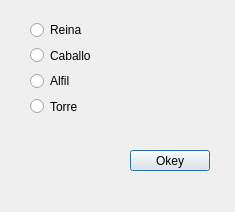
<?xml version="1.0" encoding="UTF-8"?>
<ui version="4.0">
 <class>elejirficha</class>
 <widget class="QDialog" name="elejirficha">
  <property name="geometry">
   <rect>
    <x>0</x>
    <y>0</y>
    <width>235</width>
    <height>212</height>
   </rect>
  </property>
  <property name="windowTitle">
   <string>Dialog</string>
  </property>
  <widget class="QPushButton" name="pushButton">
   <property name="geometry">
    <rect>
     <x>130</x>
     <y>150</y>
     <width>80</width>
     <height>21</height>
    </rect>
   </property>
   <property name="text">
    <string>Okey</string>
   </property>
  </widget>
  <widget class="QWidget" name="">
   <property name="geometry">
    <rect>
     <x>30</x>
     <y>20</y>
     <width>62</width>
     <height>96</height>
    </rect>
   </property>
   <layout class="QVBoxLayout" name="verticalLayout">
    <item>
     <widget class="QRadioButton" name="reina">
      <property name="text">
       <string>Reina</string>
      </property>
     </widget>
    </item>
    <item>
     <widget class="QRadioButton" name="caballo">
      <property name="text">
       <string>Caballo</string>
      </property>
     </widget>
    </item>
    <item>
     <widget class="QRadioButton" name="alfil">
      <property name="text">
       <string>Alfil</string>
      </property>
     </widget>
    </item>
    <item>
     <widget class="QRadioButton" name="torre">
      <property name="text">
       <string>Torre</string>
      </property>
     </widget>
    </item>
   </layout>
  </widget>
 </widget>
 <resources/>
 <connections/>
</ui>
